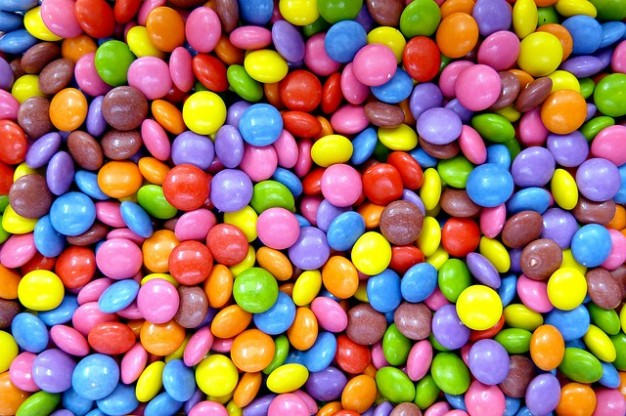
%> input picture imagesTP/confiserie-smarties-lentilles_121-50838.jpg, 626 x 416 px
$ octave rgbTohsv.m   (GNU Octave 9; MATLAB toolbox functions it lacks are replaced by stand-ins)
%> lines starting %> are read from the running program, lines starting %| are printed output that depends on the picture
clear all; close all;

nom= "imagesTP/confiserie-smarties-lentilles_121-50838.jpg";
image_rgb=imread(nom);
%> image_rgb is the input picture: size 416x626x3 uint8; mean R, G, B 158.6, 118.4, 102.6
figure();
imagesc(image_rgb);
title("image en rgb");
image_hsv = rgb2hsv(image_rgb);
%> image_hsv: size 416x626x3 double; mean H, S, V 0.485, 0.696, 0.743

figure();
imagesc(image_hsv);
title("image en hsv");


h = image_hsv(:,:,1); % Composante Hue
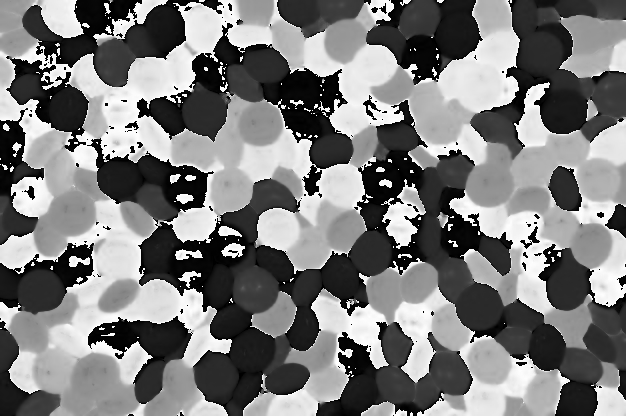
%> h: size 416x626 double; min 0, max 0.999, mean 0.485
s = image_hsv(:,:,2); % Composante Saturation
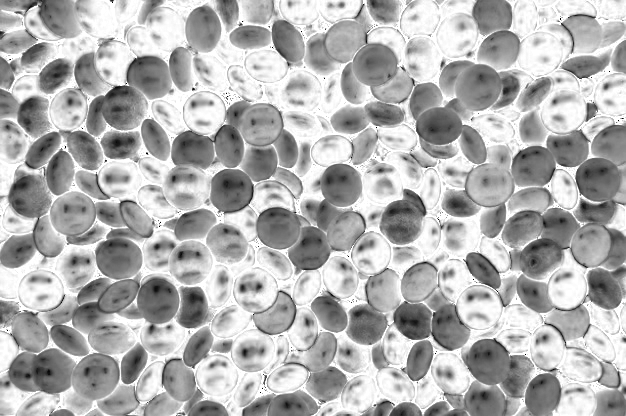
%> s: size 416x626 double; min 0, max 1, mean 0.696
v = image_hsv(:,:,3); % Composante Value
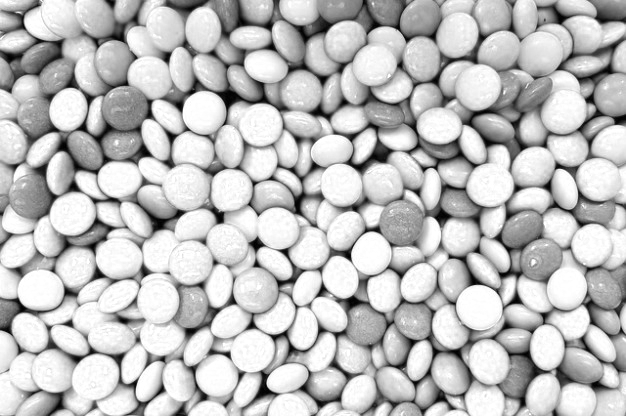
%> v: size 416x626 double; min 0, max 1, mean 0.743

figure();
imagesc(h);
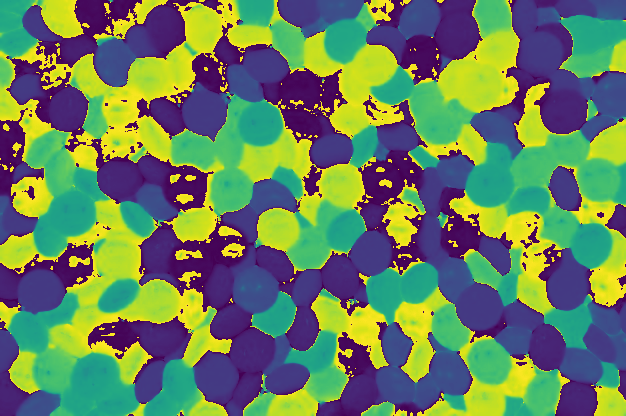
%> displayed picture: size 416x626x3, on the screen's scale of 0 to 255; mean R, G, B 103.5, 128.7, 94.6

figure();
subplot(2,2,1);
imshow(image_hsv);

title("image originale");
subplot(2,2,2);
imagesc(h);
title('Composante Hue');

subplot(2,2,3);
imshow(s);
title('Composante Saturation');

subplot(2,2,4);
imshow(v);
title('Composante Value');


% [9 lines of commented-out code are left out]

$ run again, with imagesTP/DJI_0009P.JPG copied over imagesTP/confiserie-smarties-lentilles_121-50838.jpg
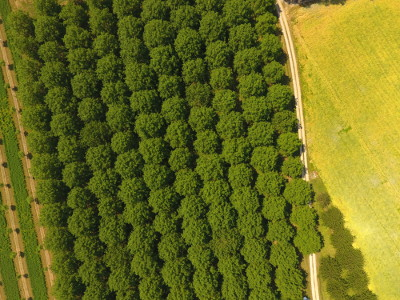
%> input picture imagesTP/DJI_0009P.JPG, 400 x 300 px
%> image_rgb is the input picture: size 300x400x3 uint8; mean R, G, B 108, 110.5, 32.1
%> image_hsv: size 300x400x3 double; mean H, S, V 0.185, 0.726, 0.455
%> `v = image_hsv(:,:,3);`:
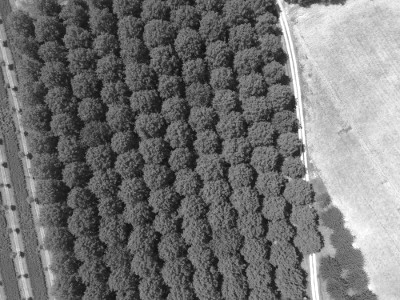
%> v: size 300x400 double; min 0.0353, max 1, mean 0.455
%> `imagesc(h);`:
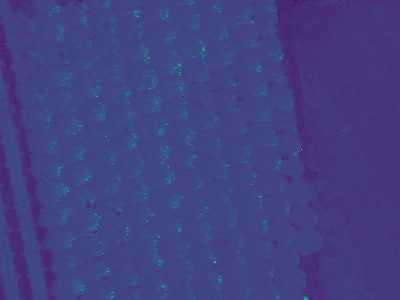
%> displayed picture: size 300x400x3, on the screen's scale of 0 to 255; mean R, G, B 65.4, 64.8, 133.4

$ run again, with imagesTP/EtretatP.jpg copied over imagesTP/confiserie-smarties-lentilles_121-50838.jpg
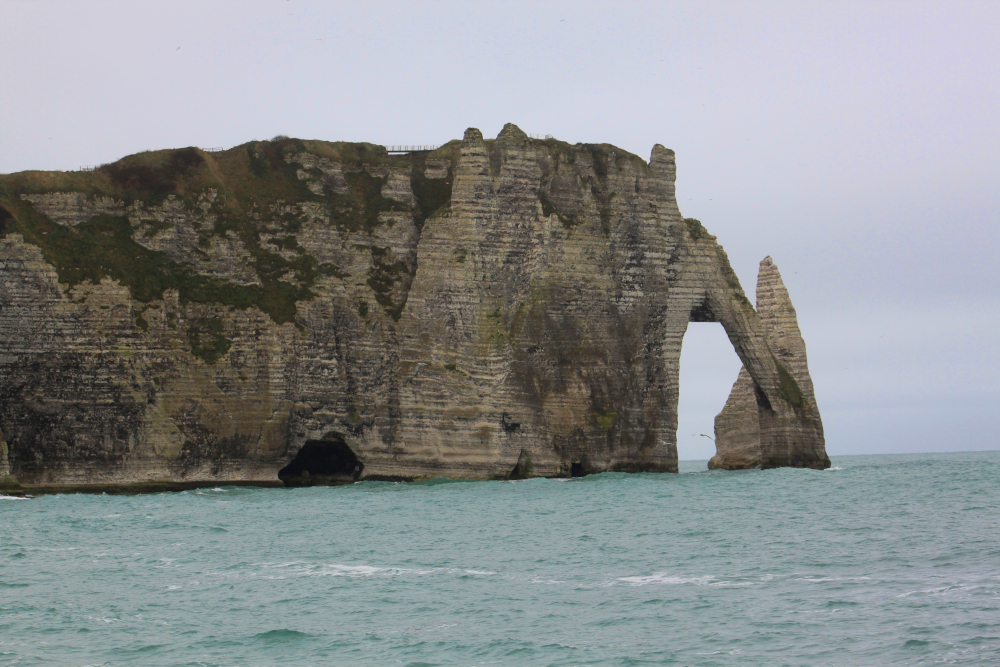
%> input picture imagesTP/EtretatP.jpg, 1000 x 667 px
%> image_rgb is the input picture: size 667x1000x3 uint8; mean R, G, B 138.1, 142, 143.2
%> image_hsv: size 667x1000x3 double; mean H, S, V 0.415, 0.153, 0.589
%> `s = image_hsv(:,:,2);`:
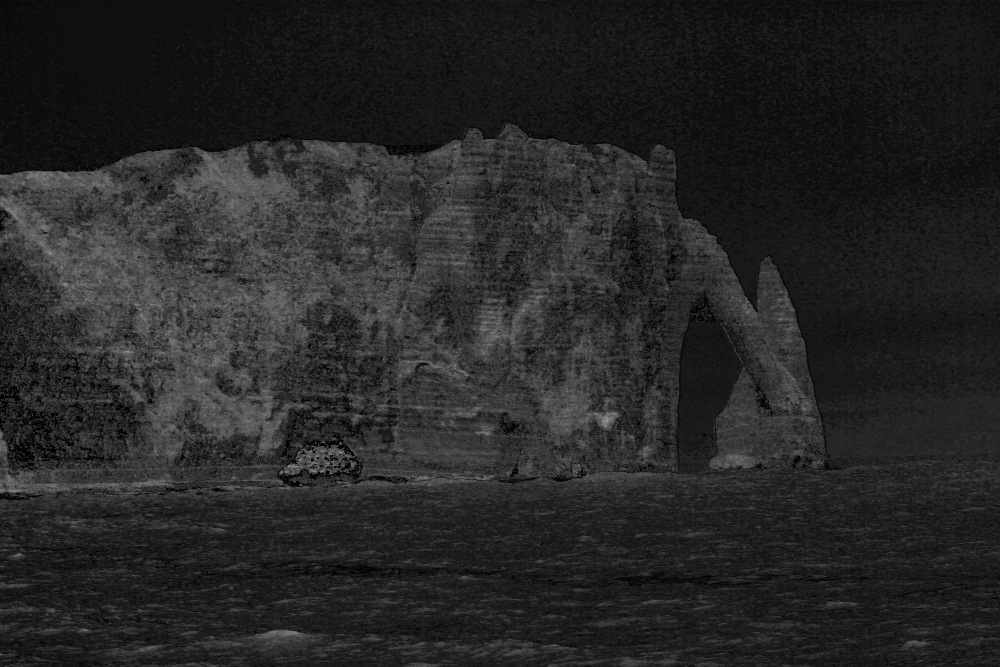
%> s: size 667x1000 double; min 0, max 0.667, mean 0.153
%> `imagesc(h);`:
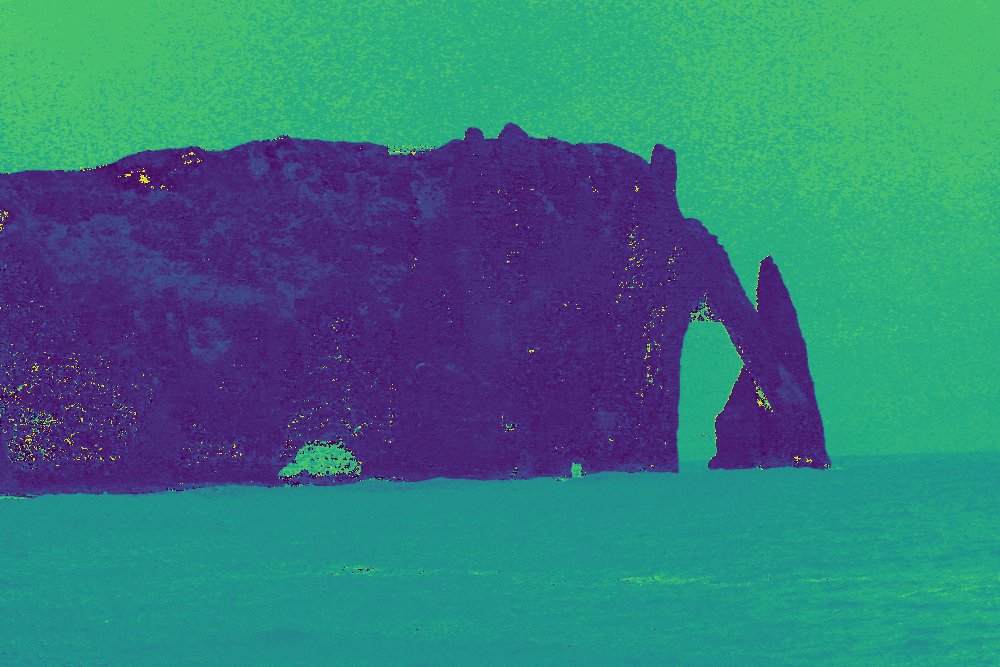
%> displayed picture: size 667x1000x3, on the screen's scale of 0 to 255; mean R, G, B 53.8, 121.2, 125.2
